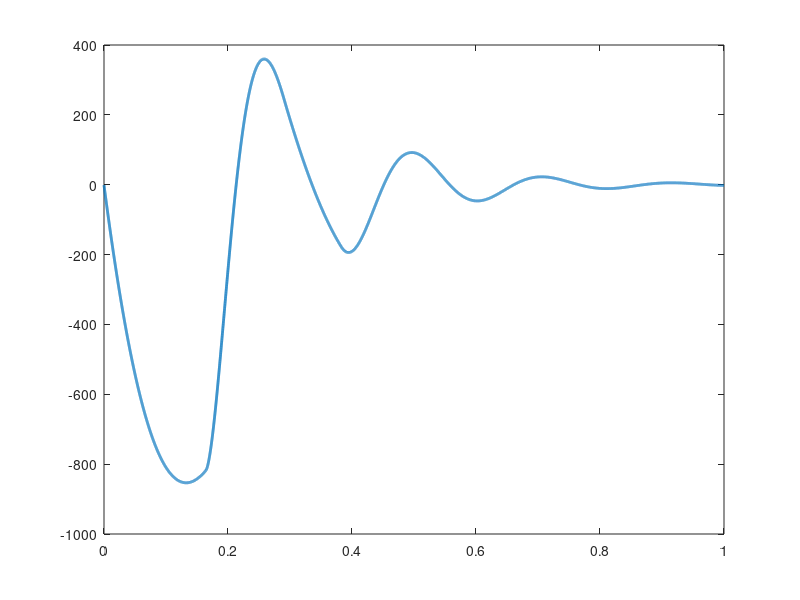

The MATLAB source for this figure:
clc;
close all;
tic;

m1 = 256; % kg

k1 = 220000; % N/m
L01 = 0.115; % m
b1 = 22000; % (N s)/(m sqrt(m))

k2 = 23000; % N/m
L02 = 0.108; % m
b2 = 2000; % (N s)/m

h0 = 0.661; % m
h1 = 0.376; % m 

g = 9.81; % m/s^2

Time = 0;
EndTime = 1.0;
Timestep = 0.0001;
i = 1;
timePlot = zeros(EndTime/Timestep, 1);
xPlot = zeros(EndTime/Timestep, 1);
xDerivativePlot = zeros(EndTime/Timestep, 1);

x = 0.219;
xDerivative = 0;
xDerivativeAbsMax = 0;
while Time < EndTime
    delta1 = x-L01;
    delta1Derivative = xDerivative;
    delta2 = h0-h1-x-L02;
    delta2Derivative = -xDerivative;
    

    Fs1=0;
    Fd1=0;
    if delta1<=0
      Fs1 = k1*delta1;
      Fd1 = b1*sqrt(-delta1)*delta1Derivative;
    end
    Fs2 = k2*delta2;
    Fd2 = b2*delta2Derivative;
    xDoubleDerivative = (Fs2+Fd2-Fs1-Fd1-m1*g)/(m1);
    xDerivative = xDerivative + xDoubleDerivative*Timestep;
    x = x + xDerivative*Timestep;
    
    timePlot(i) = Time;
    xPlot(i) = x*1000;
    xDerivativePlot(i)=xDerivative*1000;
    if abs(xDerivative)>abs(xDerivativeAbsMax)
        xDerivativeAbsMax = abs(xDerivative);
    end    
    i = i + 1;
    Time = Time + Timestep;
end
plot(timePlot,xPlot,'LineWidth',2);
plot(timePlot,xDerivativePlot,'LineWidth',2);